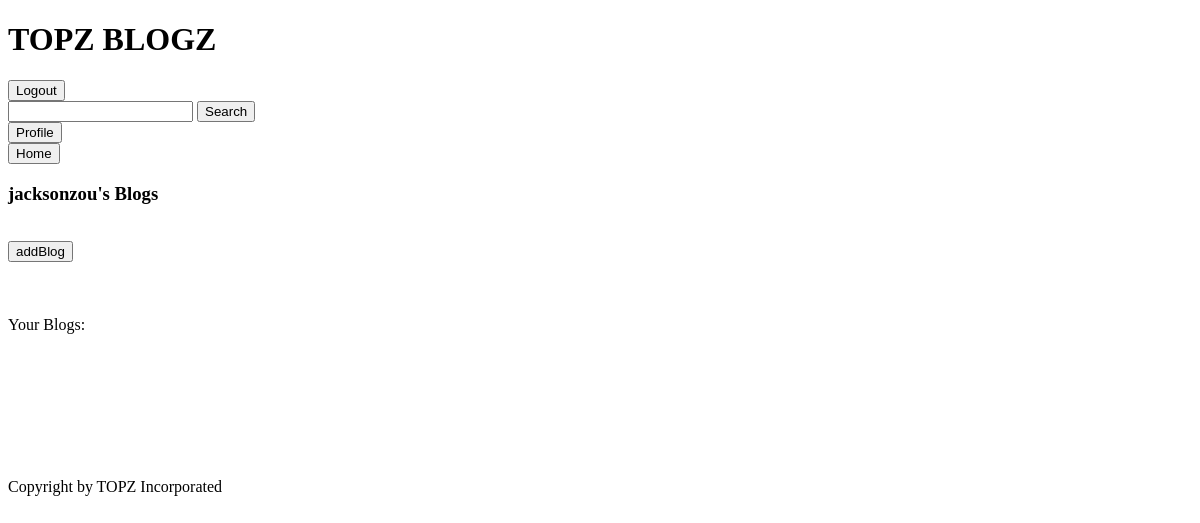
The app's page /user/jacksonzou (signed in), older data.
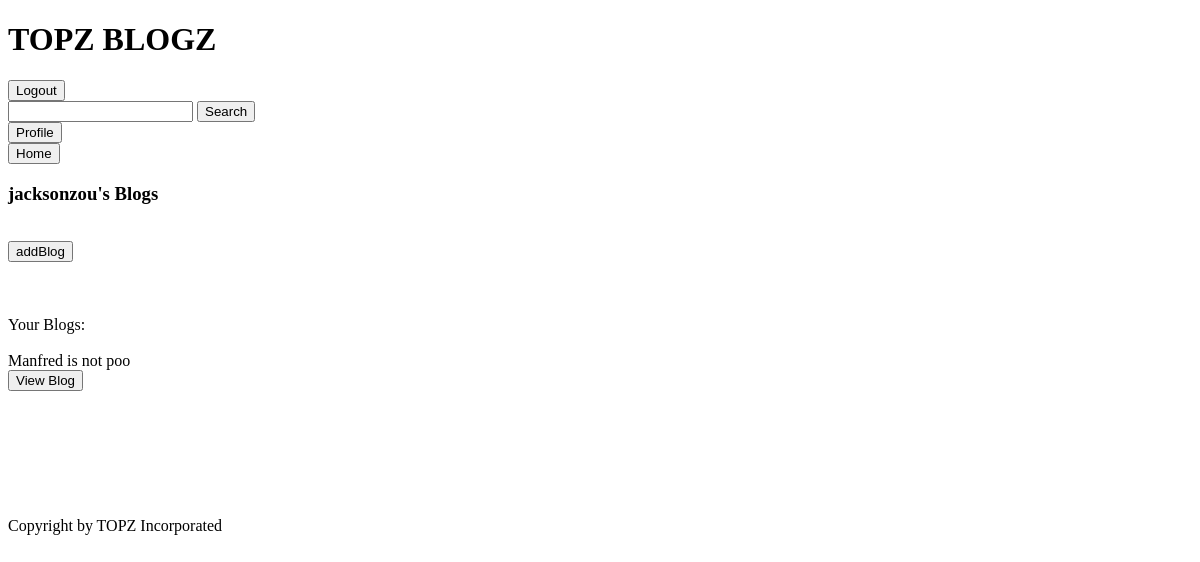
The same page, newer data.
### tables this page shows
CREATE TABLE blogs (user_id INTEGER, blog_id INTEGER, blog_name TEXT);

### app.py (the view)
@app.route("/user/<user>")
def userPage(user):
    if ('username' in session and 'password' in session):
        if (user == session["username"]):
            return render_template("user.html",
                user = user,
                myBlogs = readDB.displayBlogs(user))
        return render_template("otherUser.html",
            user = user,
            theirBlogs=readDB.displayBlogs(user))
    return redirect(url_for("firstLogin"))

### utl/readDB.py (called while the page is built)
def displayBlogs(username):
    DB_FILE="data/databases.db"
    db = sqlite3.connect(DB_FILE)
    c = db.cursor()
    userid = getUserID(username)
    command = "SELECT blogs.user_id, blogs.blog_id, blog_name, entry_num, entry_text FROM blogs INNER JOIN entries ON blogs.user_id = entries.user_id AND blogs.blog_id = entries.blog_id WHERE blogs.user_id = {};".format(userid)
    c.execute(command)
    q = c.fetchall()
    final = []
    for entry in q:
        index = entry[1] - 1
        if len(final) == index:
            final.append([])
            final[index].append(entry[1])
            final[index].append(entry[2])
            final[index].append(entry[4])
        else:
            final[index].append(entry[4])
    db.commit() #save changes
    db.close()  #close database
    return final

def getUserID(username):
    DB_FILE="data/databases.db"
    db = sqlite3.connect(DB_FILE)
    c = db.cursor()
    command = "SELECT user_id FROM users WHERE username = \"{}\";".format(username)
    c.execute(command)
    q = c.fetchall()
    if len(q) > 0:
        return q[0][0]
    else:
        return -1
    db.commit() #save changes
    db.close()  #close database

### templates/user.html (shortened to what this page needs)
{% extends "header.html" %}
{% block body %}
    <h3> {{user}}'s Blogs </h3>
    <br>
    <form action='/addBlog', method="GET">
        <input type = 'submit' value = "addBlog" >
    </form>
    <br>
    <br>
    <br>
    Your Blogs:
    <br>
    <br>
    {% for row in myBlogs %}
        {{row[1]}}
        <form action='/user/{{user}}/blog/{{row[0]}}'>
            <input type = 'submit' value = "View Blog">
        </form>
    {% endfor %}
    <br>
    <br><br><br><br><br>
{% endblock %}

Row changes from the older to the newer data that the page shows:
added blogs: blog_name "Manfred is not poo"
Text that changed along with them:
new list line: "View Blog"
